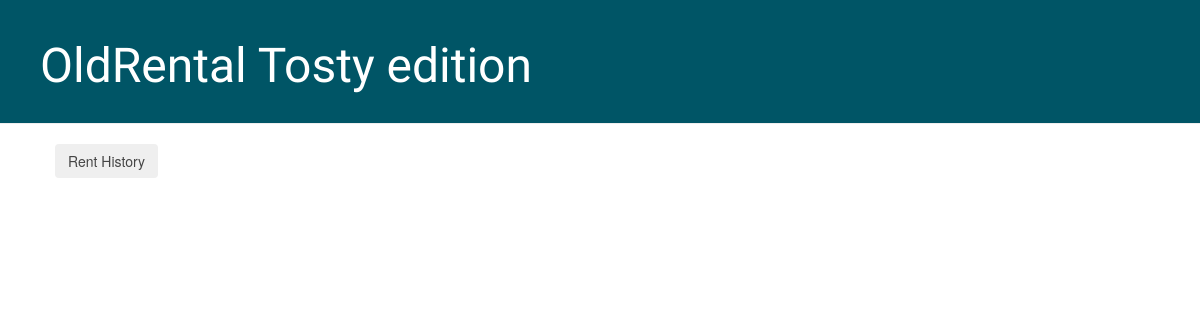
Before: /films/ with the older database file.
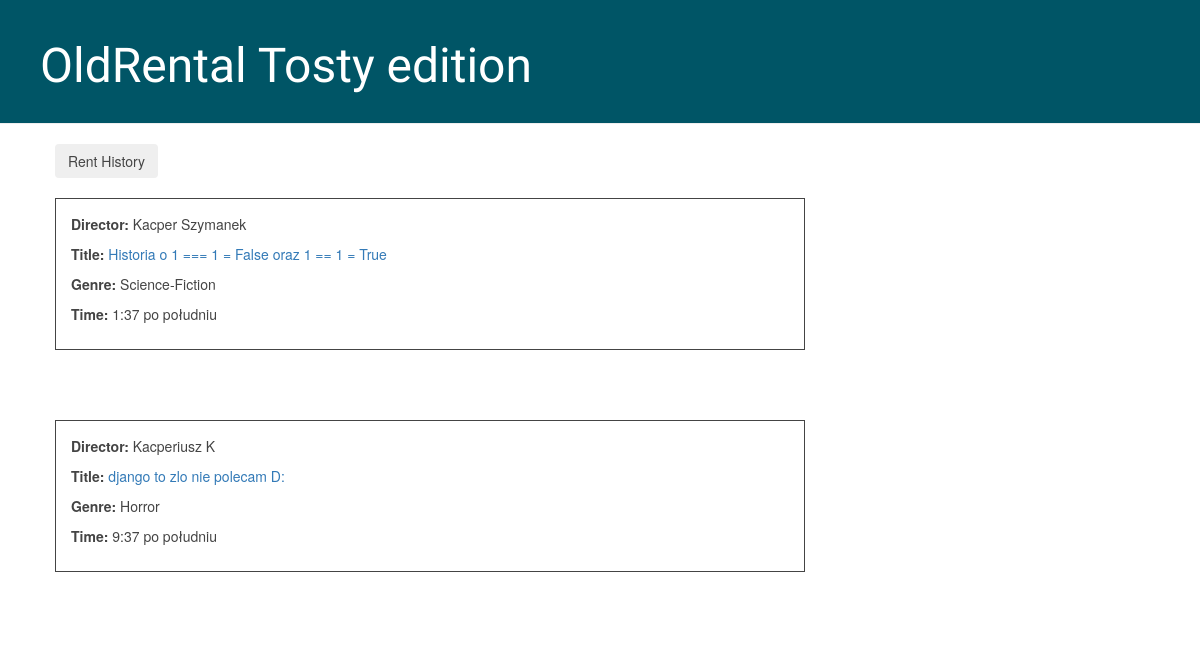
After: the same page with the newer database file.
### films/models.py (models this page shows, shortened)
class Film(models.Model):
    title = models.CharField(max_length=64)
    director = models.CharField(max_length=64)
    genre = models.ForeignKey(FilmGenre, related_name='films', on_delete=models.PROTECT)
    time = models.TimeField()
    userfilm_rentier = models.ForeignKey(User, related_name='films', on_delete=models.CASCADE,
                                       default=None, blank=True, null=True)
    rent_date = models.DateTimeField(default=None, blank=True, null=True)
    class Meta:
        unique_together = ('title', 'director', 'time')
        ordering = ('title',)

class FilmGenre(models.Model):
    name = models.CharField(max_length=64, unique=True)
    def __str__(self):
        return self.name

### films/views.py (the view)
# urls.py: path('', views.FilmView.as_view(), name='films'),
class FilmView(View):
    def get(self, request):
        films = Film.objects.filter().order_by('title')
        return render(request, 'films.html', {'films': films})

### templates/films.html (shortened to what this page needs)
{% extends 'base.html' %}
{% block content %}
    <form action = "{% url 'rentedfilms'  %}">
        <input type="submit" class="btn btn-secondary" value="Rent History"/>
    </form> <br>
    {% for film in films %}
        <div class="book">
            <div class="author">
                <p><b>Director:</b> {{ film.director }}</p>
                <p><b>Title:</b> <a href= "{% url 'film_detail' pk=film.pk %}">{{ film.title }}</a></p>
            </div>
            <p><b>Genre:</b> {{ film.genre }}</p>
            <p><b>Time:</b> {{ film.time }}</p>
        </div>
    {% endfor %}
{% endblock %}

Changed rows visible on the page:
added Film: director "Kacper Szymanek", title "Historia o 1 === 1 = False oraz 1 == 1 = True", genre "Science-Fiction", time "1:37 po południu"
added Film: director "Kacperiusz K", title "django to zlo nie polecam D:", genre "Horror", time "9:37 po południu"
